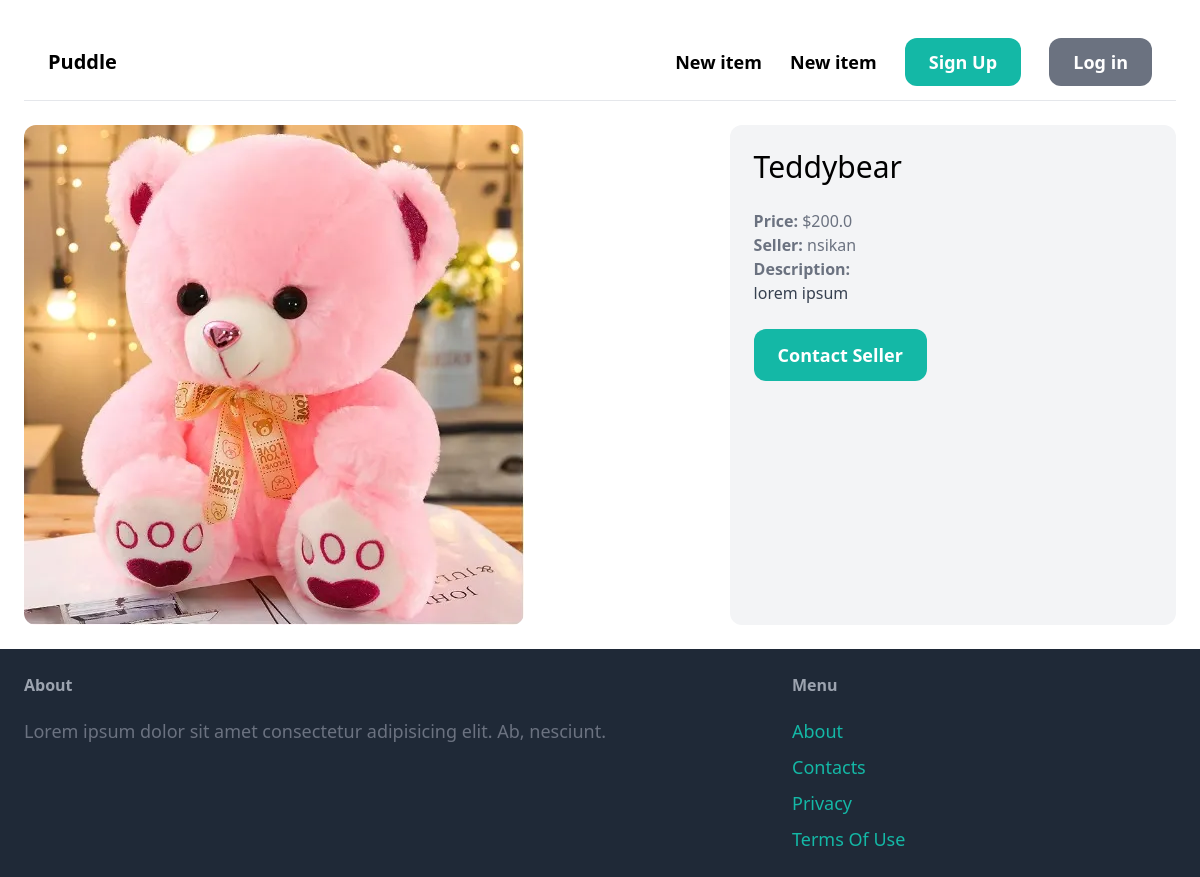
/1/, run on the app's committed database.
### base/models.py (models this page shows, shortened)
class Item(models.Model):
    category = models.ForeignKey(Category, related_name='items', on_delete= models.CASCADE)
    name = models.CharField(max_length=255)
    description = models.TextField(blank=True, null=True)
    price = models.FloatField()
    image = models.ImageField(upload_to='items_images', blank=True, null= True)
    is_sold = models.BooleanField(default=False)
    created_by = models.ForeignKey(User, related_name= 'items', on_delete= models.CASCADE)
    created = models.DateTimeField(auto_now_add=True)

### base/views.py (the view)
# urls.py: path('<int:pk>/', views.detailPage, name= "detail"),
def detailPage(request, pk):
    item = get_object_or_404(Item, pk = pk)
    related_items = Item.objects.filter(category = item.category, is_sold = False).exclude(pk = pk)[:3]
    context = {
        'item': item,
        'related_items' : related_items
    }
    return render(request, 'base/detail.html', context )

### base/templates/base/detail.html (shortened to what this page needs)
{% extends 'base/base.html' %}
{% block content %}
    <div class="grid grid-cols-5 gap-6">
        <div class="col-span-3">
            <img src="{{ item.image.url }}" alt="" class="rounded-xl">
        </div>
        <div class="col-span-2 p-6 bg-gray-100 rounded-xl">
            <h1 class="mb-6 text-3xl">{{item.name}}</h1>
            <p class="text-gray-500"><strong>Price: </strong>${{ item.price }}</p>
            <p class="text-gray-500"><strong>Seller: </strong>{{ item.created_by.username }}</p>
            {% if item.description %}
                <p class="text-gray-700">
                    <strong class="text-gray-500">Description: </strong><br>
                    {{ item.description }}
                </p>
            {% endif %}
            <a href="#" class="inline-block mt-6 px-6 py-3 text-lg font-semibold bg-teal-500 text-white rounded-xl hover:bg-teal-700">
                Contact Seller
            </a>
        </div>
    </div>
{% endblock %}

### data on the page
Item: image (picture), name "Teddybear", price "200.0", created_by.username "nsikan", description "lorem ipsum"
